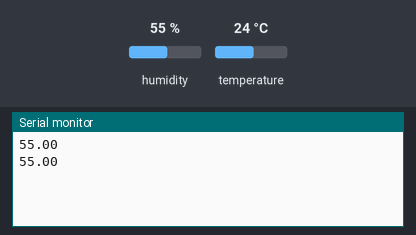
Recording of a sketch running on a simulated Arduino Uno, built with avr-gcc and run on an emulated ATmega328P. Parts: the last lines printed to the serial monitor. The inputs (shaded band) are chosen by the test bench; at power-on: humidity 55 %, temperature 24 °C.

Above: at 5.8 s.
5.9 s: humidity set to 22 %
At 11.2 s:
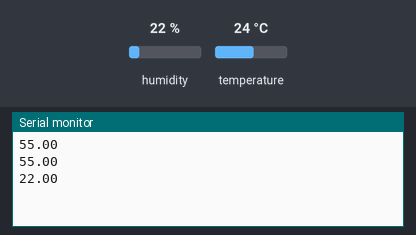
11.9 s: humidity set to 40 %
At 15.9 s:
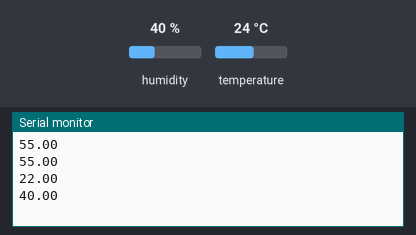
Timing chart, 0 to 17.4 s (numbered marks = the images above; inputs shaded):
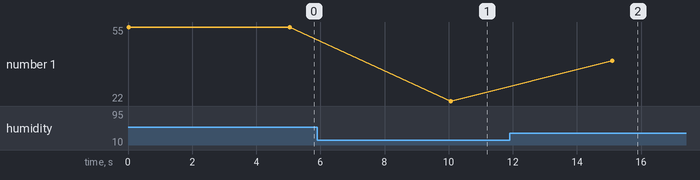

Measured:
- after the input at 5.9 s, the serial monitor: prints a new line after 4.2 s (image 1)
- after the input at 11.9 s, the serial monitor: prints a new line after 3.2 s (image 2)
- plotted number 1: 55 → 22 after the input at 5.9 s, 22 → 40 after the input at 11.9 s

The sketch:

ESP_DHT.ino
```cpp
#include <DHT.h>
#include <DHT_U.h>

#include <Adafruit_AM2320.h>

#include <DHT.h>
#include <DHT_U.h>

#include "DHT.h"

#define DHTPIN 8

#define DHTTYPE DHT11
DHT dht(DHTPIN, DHTTYPE);

void setup() {
  Serial.begin(4800);
}

void loop() {
  float h = dht.readHumidity();
  //read temperature in Fahrenheit
  float f = dht.readTemperature(true);

  Serial.println(h);
  delay(5000);

}
```
